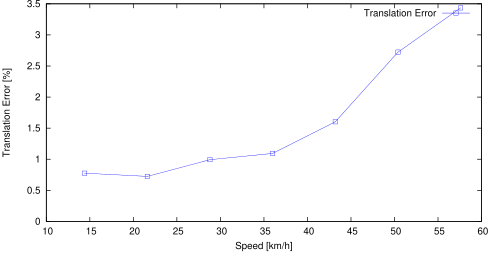

Write gnuplot code to recreate this figure.
set term postscript eps enhanced color
set output "10_ts.eps"
set size ratio 0.5
set yrange [0:*]
set xlabel "Speed [km/h]"
set ylabel "Translation Error [%]"
plot "10_ts.txt" using ($1*3.6):($2*100) title 'Translation Error' lc rgb "#0000FF" pt 4 w linespoints
